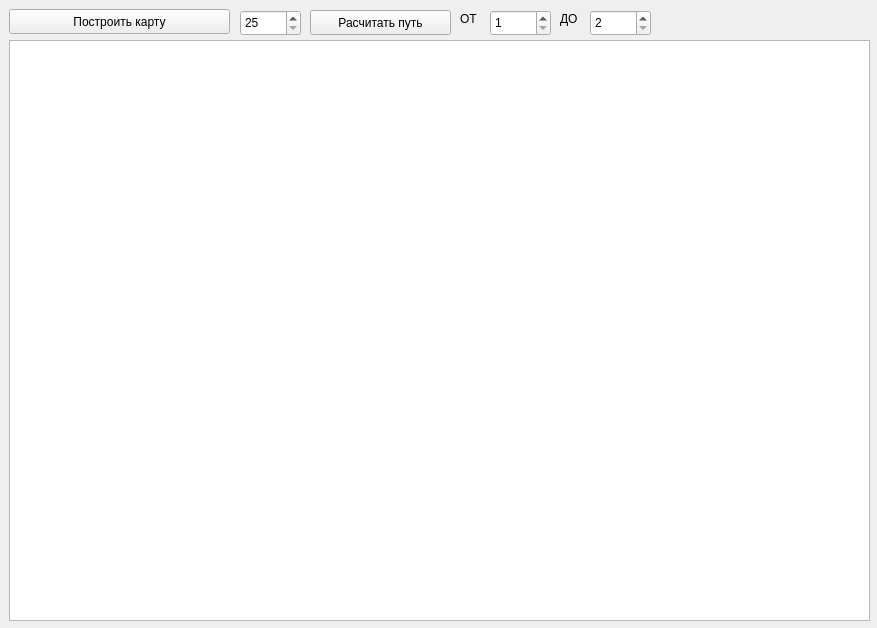
<?xml version="1.0" encoding="UTF-8"?>
<ui version="4.0">
 <class>Widget</class>
 <widget class="QWidget" name="Widget">
  <property name="geometry">
   <rect>
    <x>0</x>
    <y>0</y>
    <width>877</width>
    <height>628</height>
   </rect>
  </property>
  <property name="windowTitle">
   <string>Widget</string>
  </property>
  <widget class="QGraphicsView" name="graphicsView">
   <property name="geometry">
    <rect>
     <x>9</x>
     <y>40</y>
     <width>861</width>
     <height>581</height>
    </rect>
   </property>
  </widget>
  <widget class="QPushButton" name="pushButton">
   <property name="geometry">
    <rect>
     <x>9</x>
     <y>9</y>
     <width>221</width>
     <height>25</height>
    </rect>
   </property>
   <property name="text">
    <string>Построить карту</string>
   </property>
  </widget>
  <widget class="QSpinBox" name="spinBox">
   <property name="geometry">
    <rect>
     <x>240</x>
     <y>10</y>
     <width>61</width>
     <height>26</height>
    </rect>
   </property>
   <property name="minimum">
    <number>25</number>
   </property>
   <property name="maximum">
    <number>100</number>
   </property>
   <property name="value">
    <number>25</number>
   </property>
  </widget>
  <widget class="QPushButton" name="pushButton_2">
   <property name="geometry">
    <rect>
     <x>310</x>
     <y>10</y>
     <width>141</width>
     <height>25</height>
    </rect>
   </property>
   <property name="text">
    <string>Расчитать путь</string>
   </property>
  </widget>
  <widget class="QSpinBox" name="spinBox_2">
   <property name="geometry">
    <rect>
     <x>490</x>
     <y>10</y>
     <width>61</width>
     <height>26</height>
    </rect>
   </property>
   <property name="minimum">
    <number>1</number>
   </property>
   <property name="maximum">
    <number>100</number>
   </property>
   <property name="value">
    <number>1</number>
   </property>
  </widget>
  <widget class="QSpinBox" name="spinBox_3">
   <property name="geometry">
    <rect>
     <x>590</x>
     <y>10</y>
     <width>61</width>
     <height>26</height>
    </rect>
   </property>
   <property name="minimum">
    <number>2</number>
   </property>
   <property name="maximum">
    <number>100</number>
   </property>
   <property name="value">
    <number>2</number>
   </property>
  </widget>
  <widget class="QLabel" name="label">
   <property name="geometry">
    <rect>
     <x>460</x>
     <y>10</y>
     <width>21</width>
     <height>17</height>
    </rect>
   </property>
   <property name="text">
    <string>ОТ</string>
   </property>
  </widget>
  <widget class="QLabel" name="label_2">
   <property name="geometry">
    <rect>
     <x>560</x>
     <y>10</y>
     <width>21</width>
     <height>17</height>
    </rect>
   </property>
   <property name="text">
    <string>ДО</string>
   </property>
  </widget>
 </widget>
 <layoutdefault spacing="6" margin="11"/>
 <resources/>
 <connections/>
</ui>
